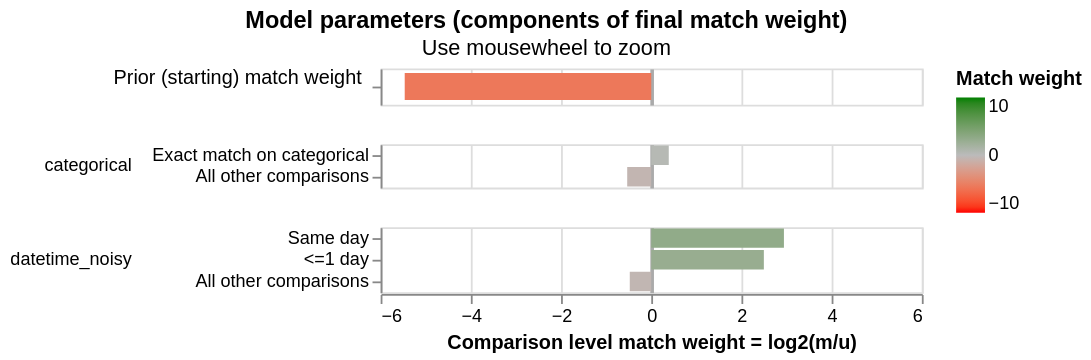

Notebook code cell kept with this figure:
### Code cell
linker.visualisations.match_weights_chart()

### Figure 1 — Vega-Lite specification as saved in the notebook (floating-point values rounded to 4 significant figures)
{"config": {"view": {"continuousWidth": 300, "continuousHeight": 300, "discreteHeight": 60, "discreteWidth": 400}, "header": {"title": null}, "mark": {"tooltip": null}, "title": {"anchor": "middle"}}, "vconcat": [{"mark": {"type": "bar", "clip": true, "height": 15}, "encoding": {"color": {"field": "log2_bayes_factor", "scale": {"domain": [-10, 0, 10], "interpolate": "lab", "range": ["red", "#bbbbbb", "green"]}, "title": "Match weight", "type": "quantitative"}, "tooltip": [{"field": "comparison_name", "title": "Comparison name", "type": "nominal"}, {"field": "probability_two_random_records_match", "format": ".4f", "title": "Probability two random records match", "type": "nominal"}, {"field": "log2_bayes_factor", "format": ",.4f", "title": "Equivalent match weight", "type": "quantitative"}, {"field": "bayes_factor_description", "title": "Match weight description", "type": "nominal"}], "x": {"axis": {"domain": false, "gridColor": {"condition": {"test": "abs(datum.value / 10)  <= 1 & datum.value % 10 === 0", "value": "#aaa"}, "value": "#ddd"}, "gridDash": {"condition": {"test": "abs(datum.value / 10) == 1", "value": [3]}, "value": null}, "gridWidth": {"condition": {"test": "abs(datum.value / 10)  <= 1 & datum.value % 10 === 0", "value": 2}, "value": 1}, "labels": false, "ticks": false, "title": ""}, "field": "log2_bayes_factor", "scale": {"domain": [-6, 6]}, "type": "quantitative"}, "y": {"axis": {"title": "Prior (starting) match weight", "titleAlign": "right", "titleAngle": 0, "titleFontWeight": "normal"}, "field": "label_for_charts", "sort": {"field": "comparison_vector_value", "order": "descending"}, "type": "nominal"}}, "height": 20, "transform": [{"filter": "(datum.comparison_name == 'probability_two_random_records_match')"}]}, {"mark": {"type": "bar", "clip": true}, "encoding": {"color": {"field": "log2_bayes_factor", "scale": {"domain": [-10, 0, 10], "interpolate": "lab", "range": ["red", "#bbbbbb", "green"]}, "title": "Match weight", "type": "quantitative"}, "row": {"field": "comparison_name", "header": {"labelAlign": "left", "labelAnchor": "middle", "labelAngle": 0}, "sort": {"field": "comparison_sort_order"}, "type": "nominal"}, "tooltip": [{"field": "comparison_name", "title": "Comparison name", "type": "nominal"}, {"field": "label_for_charts", "title": "Label", "type": "ordinal"}, {"field": "sql_condition", "title": "SQL condition", "type": "nominal"}, {"field": "m_probability", "format": ".10~g", "title": "M probability", "type": "quantitative"}, {"field": "u_probability", "format": ".10~g", "title": "U probability", "type": "quantitative"}, {"field": "bayes_factor", "format": ",.6f", "title": "Bayes factor = m/u", "type": "quantitative"}, {"field": "log2_bayes_factor", "format": ".4~g", "title": "Match weight = log2(m/u)", "type": "quantitative"}, {"field": "bayes_factor_description", "title": "Match weight description", "type": "nominal"}, {"field": "m_probability_description", "title": "m probability description", "type": "nominal"}, {"field": "u_probability_description", "title": "u probability description", "type": "nominal"}], "x": {"axis": {"gridColor": {"condition": {"test": "abs(datum.value / 10)  <= 1 & datum.value % 10 === 0", "value": "#aaa"}, "value": "#ddd"}, "gridDash": {"condition": {"test": "abs(datum.value / 10) == 1", "value": [3]}, "value": null}, "gridWidth": {"condition": {"test": "abs(datum.value / 10)  <= 1 & datum.value % 10 === 0", "value": 2}, "value": 1}, "title": "Comparison level match weight = log2(m/u)"}, "field": "log2_bayes_factor", "scale": {"domain": [-6, 6]}, "type": "quantitative"}, "y": {"axis": {"title": null}, "field": "label_for_charts", "sort": {"field": "comparison_vector_value", "order": "descending"}, "type": "nominal"}}, "height": {"step": 12}, "resolve": {"axis": {"y": "independent"}, "scale": {"y": "independent"}}, "transform": [{"filter": "(datum.comparison_name != 'probability_two_random_records_match')"}]}], "data": {"name": "data-7907f92a4ee11aaa6b63830a9e88e5bc"}, "params": [{"name": "mouse_zoom", "select": {"type": "interval", "encodings": ["x"]}, "bind": "scales", "views": []}], "resolve": {"axis": {"y": "independent"}, "scale": {"y": "independent"}}, "title": {"text": "Model parameters (components of final match weight)", "subtitle": "Use mousewheel to zoom"}, "$schema": "https://vega.github.io/schema/vega-lite/v5.9.3.json", "datasets": {"data-7907f92a4ee11aaa6b63830a9e88e5bc": [{"comparison_name": "probability_two_random_records_match", "sql_condition": null, "label_for_charts": "", "m_probability": null, "u_probability": null, "m_probability_description": null, "u_probability_description": null, "has_tf_adjustments": false, "tf_adjustment_column": null, "tf_adjustment_weight": null, "is_null_level": false, "bayes_factor": 0.02262, "log2_bayes_factor": -5.466, "comparison_vector_value": 0, "max_comparison_vector_value": 0, "bayes_factor_description": "The probability that two random records drawn at random match is 0.022 or one in  45.2 records.This is equivalent to a starting match weight of -5.466.", "probability_two_random_records_match": 0.02212, "comparison_sort_order": -1}, {"comparison_name": "categorical", "sql_condition": "\"categorical_l\" = \"categorical_r\"", "label_for_charts": "Exact match on categorical", "m_probability": 0.6544, "u_probability": 0.4999, "m_probability_description": "Amongst matching record comparisons, 65.44% of records (i.e. one in 1.528) are in the exact match on categorical comparison level", "u_probability_description": "Amongst non-matching record comparisons, 49.99% of records (i.e. one in 2) are in the exact match on categorical comparison level", "has_tf_adjustments": false, "tf_adjustment_column": null, "tf_adjustment_weight": 1.0, "is_null_level": false, "bayes_factor": 1.309, "log2_bayes_factor": 0.3884, "comparison_vector_value": 1, "max_comparison_vector_value": 1, "bayes_factor_description": "If comparison level is `exact match on categorical` then comparison is 1.309 times more likely to be a match", "probability_two_random_records_match": 0.02212, "comparison_sort_order": 0}, {"comparison_name": "categorical", "sql_condition": "ELSE", "label_for_charts": "All other comparisons", "m_probability": 0.3456, "u_probability": 0.5001, "m_probability_description": "Amongst matching record comparisons, 34.56% of records (i.e. one in 2.893) are in the all other comparisons comparison level", "u_probability_description": "Amongst non-matching record comparisons, 50.01% of records (i.e. one in 2) are in the all other comparisons comparison level", "has_tf_adjustments": false, "tf_adjustment_column": null, "tf_adjustment_weight": 1.0, "is_null_level": false, "bayes_factor": 0.6912, "log2_bayes_factor": -0.5329, "comparison_vector_value": 0, "max_comparison_vector_value": 1, "bayes_factor_description": "If comparison level is `all other comparisons` then comparison is 1.447 times less likely to be a match", "probability_two_random_records_match": 0.02212, "comparison_sort_order": 0}, {"comparison_name": "datetime_noisy", "sql_condition": "abs(date_diff('day', datetime_noisy_l, datetime_noisy_r)) <= 0", "label_for_charts": "Same day", "m_probability": 0.1297, "u_probability": 0.01688, "m_probability_description": "Amongst matching record comparisons, 12.97% of records (i.e. one in 7.707) are in the same day comparison level", "u_probability_description": "Amongst non-matching record comparisons, 1.688% of records (i.e. one in 59.23) are in the same day comparison level", "has_tf_adjustments": false, "tf_adjustment_column": null, "tf_adjustment_weight": 1.0, "is_null_level": false, "bayes_factor": 7.684, "log2_bayes_factor": 2.942, "comparison_vector_value": 2, "max_comparison_vector_value": 2, "bayes_factor_description": "If comparison level is `same day` then comparison is 7.684 times more likely to be a match", "probability_two_random_records_match": 0.02212, "comparison_sort_order": 1}, {"comparison_name": "datetime_noisy", "sql_condition": "abs(date_diff('day', datetime_noisy_l, datetime_noisy_r)) <= 1", "label_for_charts": "<=1 day", "m_probability": 0.1873, "u_probability": 0.03319, "m_probability_description": "Amongst matching record comparisons, 18.73% of records (i.e. one in 5.338) are in the <=1 day comparison level", "u_probability_description": "Amongst non-matching record comparisons, 3.319% of records (i.e. one in 30.13) are in the <=1 day comparison level", "has_tf_adjustments": false, "tf_adjustment_column": null, "tf_adjustment_weight": 1.0, "is_null_level": false, "bayes_factor": 5.644, "log2_bayes_factor": 2.497, "comparison_vector_value": 1, "max_comparison_vector_value": 2, "bayes_factor_description": "If comparison level is `<=1 day` then comparison is 5.644 times more likely to be a match", "probability_two_random_records_match": 0.02212, "comparison_sort_order": 1}, {"comparison_name": "datetime_noisy", "sql_condition": "ELSE", "label_for_charts": "All other comparisons", "m_probability": 0.6829, "u_probability": 0.9499, "m_probability_description": "Amongst matching record comparisons, 68.29% of records (i.e. one in 1.464) are in the all other comparisons comparison level", "u_probability_description": "Amongst non-matching record comparisons, 94.99% of records (i.e. one in 1.053) are in the all other comparisons comparison level", "has_tf_adjustments": false, "tf_adjustment_column": null, "tf_adjustment_weight": 1.0, "is_null_level": false, "bayes_factor": 0.7189, "log2_bayes_factor": -0.4761, "comparison_vector_value": 0, "max_comparison_vector_value": 2, "bayes_factor_description": "If comparison level is `all other comparisons` then comparison is 1.391 times less likely to be a match", "probability_two_random_records_match": 0.02212, "comparison_sort_order": 1}]}}
